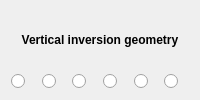
         <widget class="QFrame" name="inversionLabelFrame">
          <layout class="QVBoxLayout" name="inversionBoxLayout">
           <item>
            <widget class="QLabel" name="inversionLabel">
             <property name="font">
              <font>
               <weight>75</weight>
               <bold>true</bold>
               <underline>false</underline>
              </font>
             </property>
             <property name="text">
              <string>Vertical inversion geometry</string>
             </property>
             <property name="alignment">
              <set>Qt::AlignCenter</set>
             </property>
            </widget>
           </item>
           <item>
            <layout class="QGridLayout" name="gridLayout_correlationbuttons">
             <property name="margin">
              <number>0</number>
             </property>
             <item row="0" column="0">
              <widget class="QRadioButton" name="twoSurfaceRadioButton">
               <property name="toolTip">
                <string>Top and base independent, correlation direction equal to top surface at top and equal to base surface at the base.</string>
               </property>
               <property name="text">
                <string/>
               </property>
               <property name="icon">
                <iconset resource="cravaguiresources.qrc">
                 <normaloff>:/images/two_surface.png</normaloff>:/images/two_surface.png</iconset>
               </property>
               <property name="iconSize">
                <size>
                 <width>100</width>
                 <height>50</height>
                </size>
               </property>
              </widget>
             </item>
             <item row="0" column="1">
              <widget class="QRadioButton" name="correlationSurfaceRadioButton">
               <property name="toolTip">
                <string>Top and base independent, correlation direction defined by a seperate correlation surface.</string>
               </property>
               <property name="text">
                <string/>
               </property>
               <property name="icon">
                <iconset resource="cravaguiresources.qrc">
                 <normaloff>:/images/correlation_direction.png</normaloff>:/images/correlation_direction.png</iconset>
               </property>
               <property name="iconSize">
                <size>
                 <width>100</width>
                 <height>50</height>
                </size>
               </property>
              </widget>
             </item>
             <item row="0" column="2">
              <widget class="QRadioButton" name="topSurfaceRadioButton">
               <property name="toolTip">
                <string>The top of the inversion interval is defined by a surface and the base by the end of the seismic data. The correlation direction is equal to the surface.</string>
               </property>
               <property name="text">
                <string/>
               </property>
               <property name="icon">
                <iconset resource="cravaguiresources.qrc">
                 <normaloff>:/images/surface_top.png</normaloff>:/images/surface_top.png</iconset>
               </property>
               <property name="iconSize">
                <size>
                 <width>100</width>
                 <height>50</height>
                </size>
               </property>
              </widget>
             </item>
             <item row="0" column="3">
              <widget class="QRadioButton" name="baseSurfaceRadioButton">
               <property name="toolTip">
                <string>The base of the inversion interval is defined by a surface and the top by the end of the seismic data. The correlation direction is equal to the surface.</string>
               </property>
               <property name="text">
                <string/>
               </property>
               <property name="icon">
                <iconset resource="cravaguiresources.qrc">
                 <normaloff>:/images/surface_base.png</normaloff>:/images/surface_base.png</iconset>
               </property>
               <property name="iconSize">
                <size>
                 <width>100</width>
                 <height>50</height>
                </size>
               </property>
              </widget>
             </item>
             <item row="0" column="4">
              <widget class="QRadioButton" name="oneSurfaceRadioButton">
               <property name="toolTip">
                <string>The inversion interval and is defined by a surface and distance to top and base of the interval. The correlation direction is equal to the surface.</string>
               </property>
               <property name="text">
                <string/>
               </property>
               <property name="icon">
                <iconset resource="cravaguiresources.qrc">
                 <normaloff>:/images/one_surface_paralell.png</normaloff>:/images/one_surface_paralell.png</iconset>
               </property>
               <property name="iconSize">
                <size>
                 <width>100</width>
                 <height>50</height>
                </size>
               </property>
              </widget>
             </item>
             <item row="0" column="5">
              <widget class="QRadioButton" name="constantInversionRadioButton">
               <property name="toolTip">
                <string>The top and base of the inversion interval are constant.</string>
               </property>
               <property name="text">
                <string/>
               </property>
               <property name="icon">
                <iconset resource="cravaguiresources.qrc">
                 <normaloff>:/images/surface_constant.png</normaloff>:/images/surface_constant.png</iconset>
               </property>
               <property name="iconSize">
                <size>
                 <width>100</width>
                 <height>50</height>
                </size>
               </property>
              </widget>
             </item>
            </layout>
           </item>
          </layout>
         </widget>
